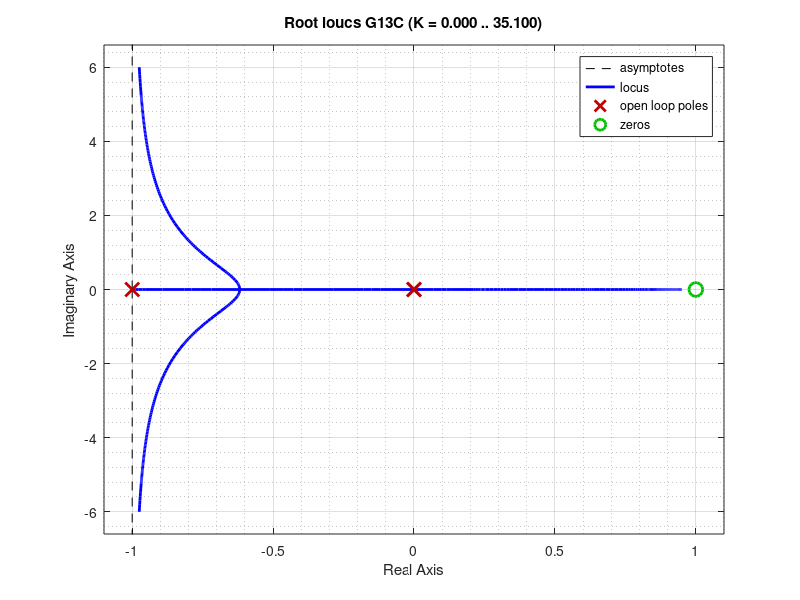

The MATLAB script that drew this image:
s=tf('s');
%G1 = 1/(s*(s+2)); % stable
%figure;rlocus(G1);grid minor;
%G2 = ((s+1)*(s-2)^2)/((s+3)*s^2); % instable
%figure;rlocus(G2);grid minor;
%G3 = (4*s-1)/(s^3 +s^2 +2*s -1); % instable
%figure;rlocus(G3);grid minor;
%G4 = (s^2 +1) / ((s-6)*s^3); % instable
%figure;rlocus(G4);grid minor;
%G5 = 1/s^3; % instable
%figure;rlocus(G5);grid minor;
%G6 = (s*(s+3))/((s+2)*(s^2 +1)^2); % instable
%figure;rlocus(G6);grid minor;
%G7 = (s*(s+3))/((s+2)*(s^2 +1)*(s^2 -1)); % instable
%figure;rlocus(G7);grid minor;
%G8 = (s+1)/s^2; % stable
%figure;rlocus(G8);grid minor;
%G9 = 1/((s-1)*(s+2)*(s+3)); % stable
%figure;rlocus(G9);grid minor;
%G10 = 1/(s*(s+4)*(s^2 +8*s +32)); % stable
%figure;rlocus(G10);grid minor;
%G11 = 1/(s*(s+4)*(s^2 +4*s +20)); % stable
%figure;rlocus(G11);grid minor;
%G12 = ((s+2)*(s+4))/(s*(s-2)*(s-4)); % stable
%figure;rlocus(G12);grid minor;
G13 = 1/(s*(s+1)); 
a=-1;
C =(s+a)/s; %a varie (PI)
G13C=G13*C;
figure;rlocus(G13C);grid minor;
%G14 = 1/(s*(s+3));